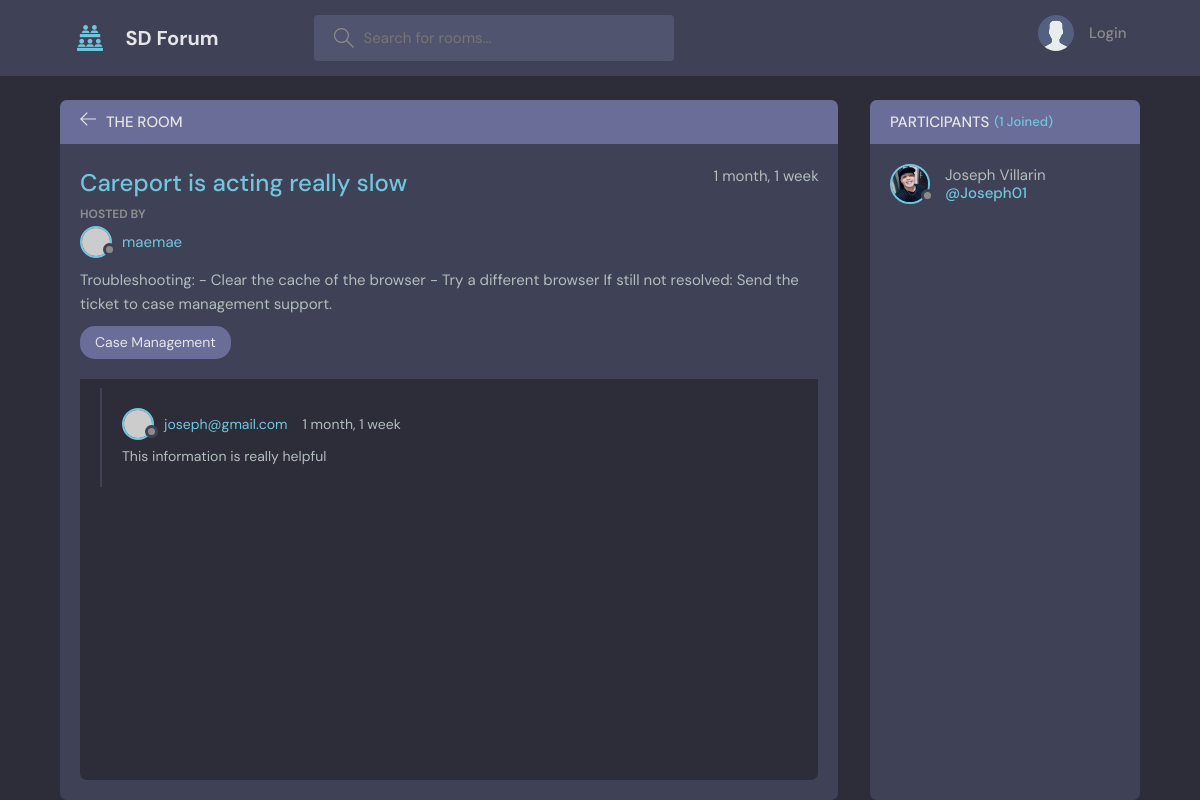
The page /room/4/ on the database its author committed.
### base/models.py (models this page shows, shortened)
class Room(models.Model):
    host = models.ForeignKey(User, on_delete=models.SET_NULL, null=True)
    topic = models.ForeignKey(Topic, on_delete=models.SET_NULL, null=True)
    name = models.CharField(max_length=200)
    description = models.TextField(null=True, blank=True)
    participants = models.ManyToManyField(
        User, related_name='participants', blank=True)
    updated = models.DateTimeField(auto_now=True)
    created = models.DateTimeField(auto_now_add=True)
    class Meta:
        ordering = ['-updated', '-created']

class User(AbstractUser):
    name  = models.CharField(max_length=200, null=True)
    email = models.EmailField(unique=True)
    bio = models.TextField(null=True)
    avatar = models.ImageField(null=True, default="avatar.svg")
    USERNAME_FIELD='email'
    REQUIRED_FIELDS = []

class Topic(models.Model):
    name = models.CharField(max_length=200)
    def __str__(self):
        return self.name

class Message(models.Model):
    user = models.ForeignKey(User, on_delete=models.CASCADE)
    room = models.ForeignKey(Room, on_delete=models.CASCADE)
    body = models.TextField()
    updated = models.DateTimeField(auto_now=True)
    created = models.DateTimeField(auto_now_add=True)
    class Meta:
        ordering = ['-updated', '-created']

### base/views.py (the view, shortened to what this page needs)
# urls.py: path('room/<str:pk>/', views.room, name="room"),
def room(request, pk):
    room = Room.objects.get(id=pk)
    room_messages = room.message_set.all()
    participants = room.participants.all()
    all_rooms = Room.objects.all()
    room_count = all_rooms.count()
    context = {'room':room,
               'room_messages':room_messages,
               'participants':participants,'room_count': room_count
               }
    return render(request, 'base/room.html',context)

### base/templates/base/room.html (shortened to what this page needs)
{% extends 'main.html' %}
{% block content %}
    <main class="profile-page layout layout--2">
      <div class="container">
        <div class="room">
          <div class="room__top">
            <div class="room__topLeft">
              <a href="{% url 'home' %}">
                <svg version="1.1" xmlns="http://www.w3.org/2000/svg" width="32" height="32" viewBox="0 0 32 32">
                  <title>arrow-left</title>
                  <path
                    d="M13.723 2.286l-13.723 13.714 13.719 13.714 1.616-1.611-10.96-10.96h27.625v-2.286h-27.625l10.965-10.965-1.616-1.607z"
                  ></path>
                </svg>
              </a>
              <h3>The Room</h3>
            </div>
          </div>
          <div class="room__box scroll">
            <div class="room__header scroll">
              <div class="room__info">
                <h3>{{room.name}}</h3>
                <span>{{room.created|timesince}}</span>
              </div>
              <div class="room__hosted">
                <p>Hosted By</p>
                <a href="{% url 'user-profile' user.id%}" class="room__author">
                  <div class="avatar avatar--small">
                    <img src="https://randomuser.me/api/portraits/men/37.jpg" />
                  </div>
                  <span>{{room.host.username}} </span>
                </a>
              </div>
              <div class="room__details">
                {{room.description}}
              </div>
              <span class="room__topics">{{room.topic}}</span>
            </div>
            <div class="room__conversation">
              <div class="threads scroll">
                {% for message in room_messages %}
                <div class="thread">
                  <div class="thread__top">
                    <div class="thread__author">
                        <a href="{% url 'user-profile' message.user.id%}" class="thread__authorInfo">
                        <div class="avatar avatar--small">
                          <img src="https://randomuser.me/api/portraits/men/37.jpg" />
                        </div>
                        <span>{{message.user}}</span>
                      </a>
                      <span class="thread__date">{{message.created|timesince}}</span>
                    </div>
                  </div>
                  <div class="thread__details">
                    {{message.body}}
                  </div>
                </div>
                {%endfor%}
              </div>
            </div>
          </div>
        </div>
        <div class="participants">
          <h3 class="participants__top">Participants <span>({{participants.count}} Joined)</span></h3>
          <div class="participants__list scroll">
            {% for user in participants %}
            <a href="{%  url 'user-profile' user.id %}" class="participant">
              <div class="avatar avatar--medium">
                <img src="{{user.avatar.url}}" />
              </div>
              <p>
                {{user.name}}
                <span>@{{user.username}}</span>
              </p>
            </a>
            {% endfor %}
          </div>
        </div>
      </div>
    </main>
  </body>
{%endblock%}

### rows shown on the page
Room: name "Careport is acting really slow", created "1 month, 1 week", host.username "maemae", description "Troubleshooting: - Clear the cache of the browser - Try a different browser If still not resolved: Send the ticket to case management support.", topic "Case Management"
Message: user "joseph@gmail.com", created "1 month, 1 week", body "This information is really helpful"
User: avatar (picture), name "Joseph Villarin", username "Joseph01"

### other values the page prints
{{ participants.count }} "1"
